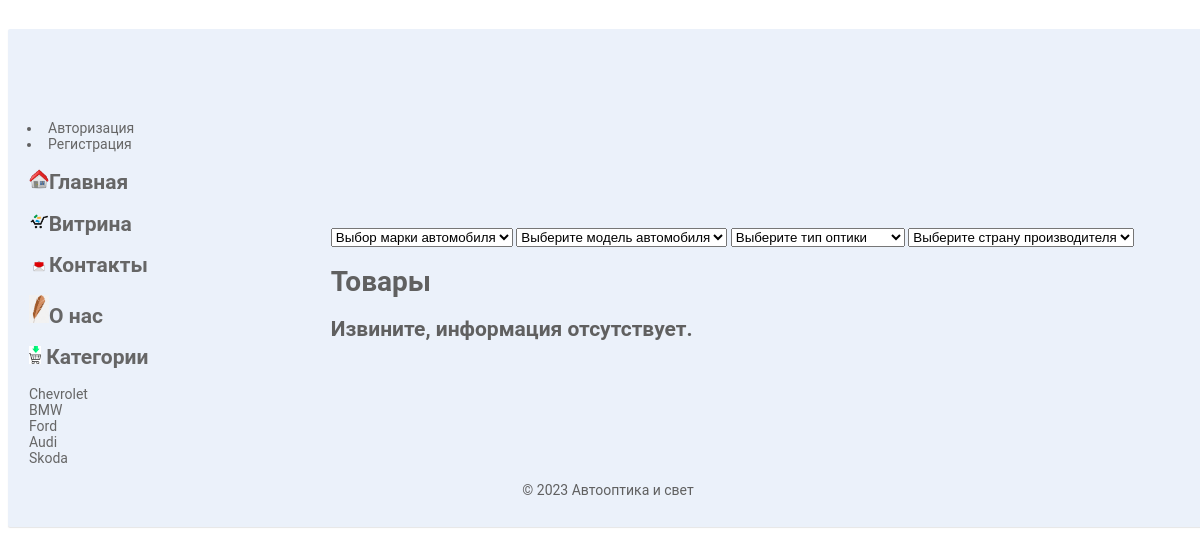
The page /view.php on the database its author committed.
### tables this page shows
CREATE TABLE `car_brand` (
  `id` int(11) NOT NULL AUTO_INCREMENT,
  `name` varchar(200) DEFAULT NULL,
  PRIMARY KEY (`id`)
);

### view.php (the view, shortened to what this page needs)
<?php
include "scripts.php";
$title = 'Товары';
?>
<html>
<head>
	<link rel="stylesheet" type="text/css" href="style.css">
</head>
<body>
	<table id="main_table">
		<tr>
			<td colspan=2 style="text-align:center">
				<?php
				include('top.php');
				?>
			</td>
		</tr>
		<tr>
			<td width="300px" style="vertical-align:top;">
				<?php
				include('menu.php');
				include('showcase.php');
				?>
			</td>
			<td width="900px">
				<form id="search_form" method="GET">
					<select name="carbrand" id="carbrand">
						<option value='0'>Выбор марки автомобиля</option>";
					</select>
					<select name="carmodel" id="carmodel">
						<option value="">Выберите модель автомобиля</option>
					</select>
					<select name="type_of_light_product" id="type_of_light_product">
						<option value="">Выберите тип оптики</option>
					</select>
					<select name="country" id="country">
						<option value="">Выберите страну производителя</option>
					</select>
				</form>
				<h1>
					<?php echo $title; ?>
				</h1>
				<?php
				$a = array();
				if (empty($a))
					echo "<h2>Извините, информация  отсутствует.</h2>";
				?>
			</td>
		</tr>
		<tr>
			<td colspan=2>
				<?php
				include('footer.php');
				?>
			</td>
		</tr>
	</table>
</body>
</html>

### showcase.php (shortened to what this page needs)
<?php
$con = connect();
$query = "
    SELECT
        `name`, `id` AS `carbrand`
    FROM
        `car_brand`
    WHERE 1
        AND `car_brand`.`id` <> 0
";
echo '<h2><a href="view.php"><img src="images/cats.png" height="18px"> Категории</a></h2>';
$res = mysqli_query($con, $query) or die(mysqli_error($con));
while ($row = mysqli_fetch_array($res, MYSQLI_ASSOC)) {
    echo "<a class='cats_style' href='view.php?carbrand={$row['carbrand']}'>$row[name]</a><br>";
}
?>

### style.css (style rules this page uses)
body { width: 100%; font-family: Roboto,sans-serif; font-size: 14px; line-height: 1.42857143; color: #606060; text-align: center; padding-top:1%; }
#main_table { background: #EBF1FA; padding:20px 10px; border-radius:2px; box-shadow: 0 1px 1px rgba(0,0,0,.1); margin-right: auto; margin-left: auto; margin-top:9px; width: 1200px; }
td { font-size: 14px; text-align: left; padding:7px; }
a { padding: 2px 2px; text-decoration: none; color: #666; border-radius: 2px 2px 0 0; margin:10px 0; }
table { background: #EBF1FA; }

### rows shown on the page
car_brand: name "Chevrolet"
car_brand: name "BMW"
car_brand: name "Ford"
car_brand: name "Audi"
car_brand: name "Skoda"

### other values the page prints
$title "Товары"
